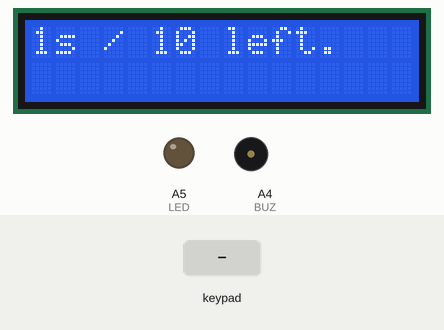
A sketch run on a simulated Arduino Uno, built with avr-gcc and run on an emulated ATmega328P. Shown: 16×2 character LCD, output pins drawn as LEDs (lit = HIGH), buzzer (waves = sounding, pin HIGH). The inputs (shaded band) are chosen by the test bench. At 7.9 s the program stops and its outputs stay as they are.

Above: at 1.2 s.
1.3 s: keypad keys 1 2 3 4 # pressed 0.4 s apart
At 3.8 s:
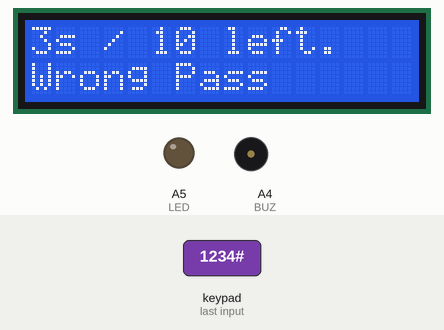
6.3 s: keypad keys 1 2 3 4 # pressed 0.4 s apart
At 8.4 s:
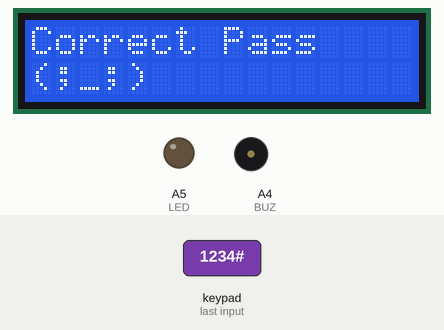
Timing chart, 0 to 9.4 s (numbered marks = the images above; inputs shaded):
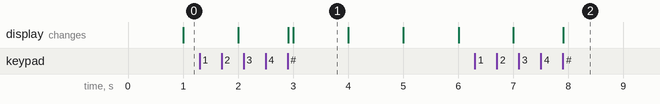

Measured:
- after the input at 1.3 s, the display: first differs from a run without the input after 1.6 s (image 1 shows a later state)
- after the input at 6.3 s, the display: first differs from a run without the input after 1.6 s (image 2)
- what the display in image 1 shows lasts 1.0 s, from 3.0 s to 4.0 s

The sketch:

Alaram_Clock.ino
```cpp
// include Libraries
#include <LiquidCrystal.h>
#include <Keypad.h>
// identifying the connections in arduino board
#define LED A5
#define BUZ A4
// defining required pin configuration
const int RS = 12,EN = 11,D4 = 10,D5 = 9,D6 = 8,D7 = 7;
// intializing lcd
LiquidCrystal lcd(RS, EN, D4, D5, D6, D7);
// assigning the vales in the key pad to variables
const byte ROWS = 4;
const byte COLS = 3;
char keys[ROWS][COLS] = {
  {'1', '2', '3'},
  {'4', '5', '6'},
  {'7', '8', '9'},
  {'*', '0', '#'}
};
byte rowPins[ROWS] = {0, 1, 2, 3};
byte colPins[COLS] = {6, 5, 4};
// intializing keypad
Keypad keypad = Keypad (makeKeymap(keys), rowPins, colPins, ROWS, COLS);
// assigning global variables for the password
bool armed, triggered;
const int limit = 10;
const String password = "1234";
String input_password = "1234";
// defining a function for assigning LED and BUzzer as an output
void setup(){

  armed = true;
  triggered = false;
  input_password.reserve(32);

  Serial.begin(9600);
  lcd.begin(16,2);
  pinMode(LED,OUTPUT);
  pinMode(BUZ,OUTPUT);
}
// detecting if the pssword is right or wrong using keypad as input
void loop(){

  if(!triggered){
    char key = keypad.getKey();

    if (key != NO_KEY){
      if(key == '*'){
        input_password = "";
      }else if(key == '#'){
        if(input_password == password){
          armed = false;
          lcd.clear();
          lcd.setCursor(0,0);
          lcd.print("Correct Pass");
          lcd.setCursor(0,1);
          lcd.print("(;_;)");
        }else{
          lcd.setCursor(0,1);
          lcd.print("Wrong Pass");
          input_password = "";
        }
      }else{
        input_password += key;
      }
    }
  }
// Assiging the conditions for LCD Display
  if(armed){
    if((millis()/1000)>=limit){
      triggered = true;
    }
    lcd.setCursor(0,0);
    lcd.print(millis()/1000);
    lcd.print("s / 10 left.");
  }else{
    while(1){}
  }
// If triggered is true output is high
  if(triggered){
    digitalWrite(LED,HIGH);
    digitalWrite(BUZ,HIGH);
    while(1){}
  }
}
```
